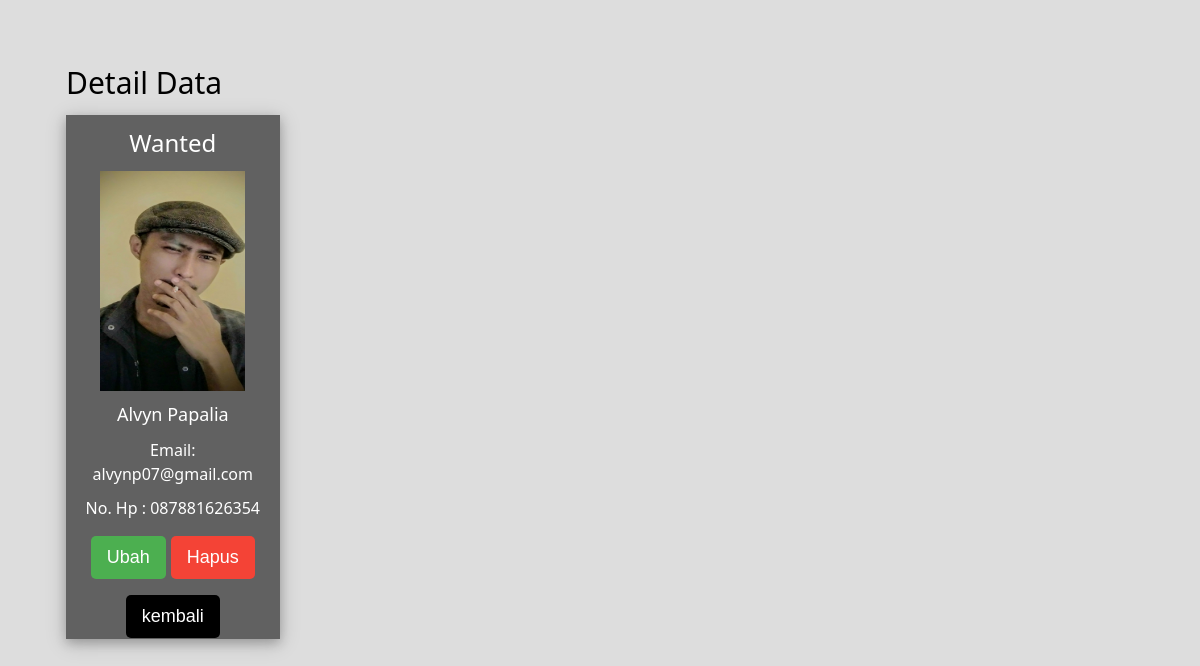
Page /detail.php?id=1 (signed in) on the committed database.
### tables this page shows
CREATE TABLE `data` (
  `id` int(11) NOT NULL,
  `gambar` varchar(200) NOT NULL,
  `nama` varchar(200) NOT NULL,
  `email` varchar(100) NOT NULL,
  `hp` char(16) NOT NULL
);

### functions.php (called while the page is built, shortened)
<?php
function conn()
{
  return mysqli_connect('localhost', 'root', '', 'doc');
}
function query($query)
{
  $conn = conn();
  $result = mysqli_query($conn, $query);
  if (mysqli_num_rows($result) == 1) {
    return mysqli_fetch_assoc($result);
  }
  $rows = [];
  return $rows;
}

### detail.php (the view, shortened to what this page needs)
<?php
require 'functions.php';
$id = $_GET['id'];
$d = query("SELECT * FROM data WHERE id = $id");
?>
<!DOCTYPE html>
<html lang="en">
<head>
  <link rel="stylesheet" href="w3schools/style.css">
  <link rel="stylesheet" href="css/style.css">
</head>
<body>
  <div class="w3-container containerw3">
    <h2>Detail Data</h2>
    <div class="w3-card-4 w3-dark-grey w3-center" style="width:20%">
      <div class="w3-container w3-center">
        <h3>Wanted</h3>
        <img src="img/<?= $d['gambar']; ?>" alt="Avatar" height="220" style="width:80%">
        <h5><?= $d['nama']; ?></h5>
        <h6>Email: <?= $d['email']; ?></h6>
        <h6>No. Hp : <?= $d['hp']; ?></h6>
        <div class="w3-section">
          <a href="ubah.php?id=<?= $d['id']; ?>"><button class="w3-button w3-green">Ubah</button></a>
          <a href="hapus.php?id=<?= $d['id']; ?>" onclick="return confirm('apakah anda yakin ingin menghapus data ini?')"><button class="w3-button w3-red">Hapus</button></a>
        </div>
        <a href="index.php"><button class="w3-button w3-black">kembali</button></a>
      </div>
    </div>
  </div>
</body>
</html>

### w3schools/style.css (style rules this page uses)
html { box-sizing: border-box; }
*, *:before, *:after { box-sizing: inherit; }
html { -ms-text-size-adjust: 100%; -webkit-text-size-adjust: 100%; }
body { margin: 0; }
a { background-color: transparent; }
img { border-style: none; }
button, input, select, textarea, optgroup { font: inherit; margin: 0; }
button, input { overflow: visible; }
button, select { text-transform: none; }
button, [type="button"], [type="reset"], [type="submit"] { -webkit-appearance: button; }
html, body { font-family: Verdana, sans-serif; font-size: 15px; line-height: 1.5; }
html { overflow-x: hidden; }
h2 { font-size: 30px; }
h3 { font-size: 24px; }
h5 { font-size: 18px; }
h6 { font-size: 16px; }
h1, h2, h3, h4, h5, h6 { font-family: "Segoe UI", Arial, sans-serif; font-weight: 400; margin: 10px 0; }
img { vertical-align: middle; }
a { color: inherit; }
.w3-btn, .w3-button { border: none; display: inline-block; padding: 8px 16px; vertical-align: middle; overflow: hidden; text-decoration: none; color: inherit; background-color: inherit; text-align: center; cursor: pointer; white-space: nowrap; }
.w3-btn, .w3-button { -webkit-touch-callout: none; -webkit-user-select: none; -khtml-user-select: none; -moz-user-select: none; -ms-user-select: none; user-select: none; }
.w3-container:after, .w3-container:before, .w3-panel:after, .w3-panel:before, .w3-row:after, .w3-row:before, .w3-row-padding:after, .w3-row-padding:before, .w3-cell-row:before, .w3-cell-row:after, .w3-clear:after, .w3-clear:before, .w3-bar:before, .w3-bar:after { content: ""; display: table; clear: both; }
.w3-container, .w3-panel { padding: 0.01em 16px; }
.w3-card-4, .w3-hover-shadow:hover { box-shadow: 0 4px 10px 0 rgba(0, 0, 0, 0.2), 0 4px 20px 0 rgba(0, 0, 0, 0.19); }
.w3-center { text-align: center !important; }
.w3-section, .w3-code { margin-top: 16px !important; margin-bottom: 16px !important; }
.w3-green, .w3-hover-green:hover { color: #fff !important; background-color: #4caf50 !important; }
.w3-red, .w3-hover-red:hover { color: #fff !important; background-color: #f44336 !important; }
.w3-black, .w3-hover-black:hover { color: #fff !important; background-color: #000 !important; }
.w3-dark-grey, .w3-hover-dark-grey:hover, .w3-dark-gray, .w3-hover-dark-gray:hover { color: #fff !important; background-color: #616161 !important; }

### css/style.css (style rules this page uses)
* { margin: 0; padding: 0; }
img { width: 60px; }
body { background-color: #ddd; font-size: 18px; font-family: "Oswald", Arial, Helvetica, sans-serif; margin: 50px; }
* { box-sizing: border-box; }
.containerw3 { margin-bottom: 100px; }
a { text-decoration: none; }
button { border-radius: 5px; }

### rows in the picture
data: gambar (picture), nama "Alvyn Papalia", email "alvynp07@gmail.com", hp "087881626354"
